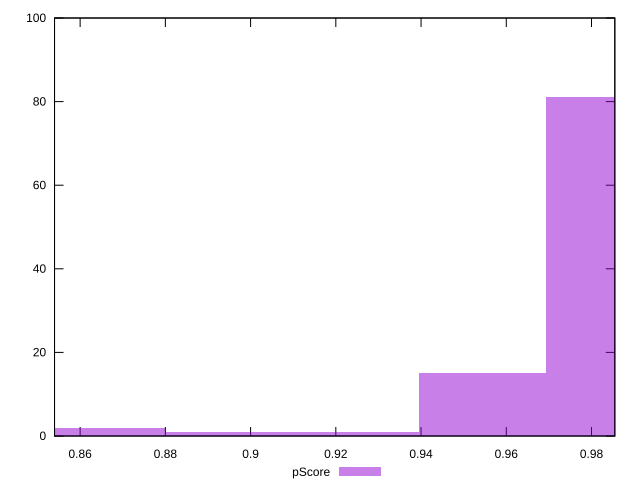

Reproduce this figure in gnuplot.
reset

$pScore <<EOF
0.8649373606164631 2
0.9842390655290787 81
0.9544136393009248 15
0.8947627868446171 1
0.924588213072771 1
EOF

set key outside below
set boxwidth 0.0298254262281539
set xrange [0.8539928515108067:0.985469595807851]
set yrange [0:100]
set trange [0:100]
set style fill transparent solid 0.5 noborder
set terminal svg size 640, 490 enhanced background rgb 'white'
set output "report_00015_2021-02-09T16-11-33.973Z/first-contentful-paint/samples/pages+cached+noadtech+nomedia+nocss/pScore/histogram.svg"

plot $pScore title "pScore" with boxes

reset
